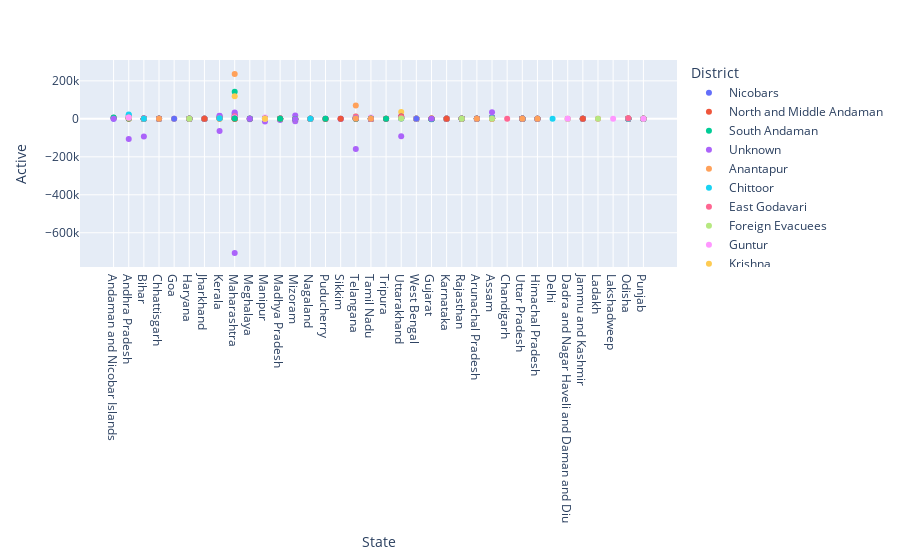

The code cell stored with this chart in its notebook:
### Code cell
import plotly.express as px
fig = px.scatter(df, x="State", y="Active", color="District",
                  hover_data=['State'])
fig.show()
